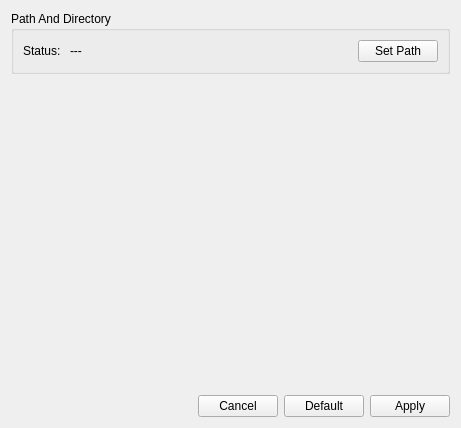
<?xml version="1.0" encoding="UTF-8"?>
<ui version="4.0">
 <class>Setting</class>
 <widget class="QWidget" name="Setting">
  <property name="geometry">
   <rect>
    <x>0</x>
    <y>0</y>
    <width>461</width>
    <height>428</height>
   </rect>
  </property>
  <property name="windowTitle">
   <string>Form</string>
  </property>
  <layout class="QGridLayout" name="gridLayout_4">
   <item row="0" column="0">
    <widget class="QGroupBox" name="groupBox">
     <property name="title">
      <string>Path And Directory</string>
     </property>
     <layout class="QGridLayout" name="gridLayout_2">
      <item row="0" column="0">
       <layout class="QGridLayout" name="gridLayout" columnstretch="0,1,0">
        <item row="0" column="2">
         <widget class="QPushButton" name="pushButtonSetDatabasePath">
          <property name="text">
           <string>Set Path</string>
          </property>
         </widget>
        </item>
        <item row="0" column="1">
         <widget class="QLabel" name="labelPath">
          <property name="text">
           <string>---</string>
          </property>
         </widget>
        </item>
        <item row="0" column="0">
         <widget class="QLabel" name="label">
          <property name="text">
           <string>Status: </string>
          </property>
         </widget>
        </item>
       </layout>
      </item>
     </layout>
    </widget>
   </item>
   <item row="1" column="0">
    <layout class="QGridLayout" name="gridLayout_3">
     <item row="1" column="3">
      <widget class="QPushButton" name="pushButtonApplyChange">
       <property name="text">
        <string>Apply</string>
       </property>
      </widget>
     </item>
     <item row="1" column="2">
      <widget class="QPushButton" name="pushButtonSetDefault">
       <property name="text">
        <string>Default</string>
       </property>
      </widget>
     </item>
     <item row="1" column="1">
      <widget class="QPushButton" name="pushButtonCancel">
       <property name="text">
        <string>Cancel</string>
       </property>
      </widget>
     </item>
     <item row="0" column="1">
      <spacer name="verticalSpacer">
       <property name="orientation">
        <enum>Qt::Vertical</enum>
       </property>
       <property name="sizeHint" stdset="0">
        <size>
         <width>20</width>
         <height>40</height>
        </size>
       </property>
      </spacer>
     </item>
     <item row="1" column="0">
      <spacer name="horizontalSpacer">
       <property name="orientation">
        <enum>Qt::Horizontal</enum>
       </property>
       <property name="sizeHint" stdset="0">
        <size>
         <width>40</width>
         <height>20</height>
        </size>
       </property>
      </spacer>
     </item>
    </layout>
   </item>
  </layout>
 </widget>
 <resources/>
 <connections/>
</ui>
